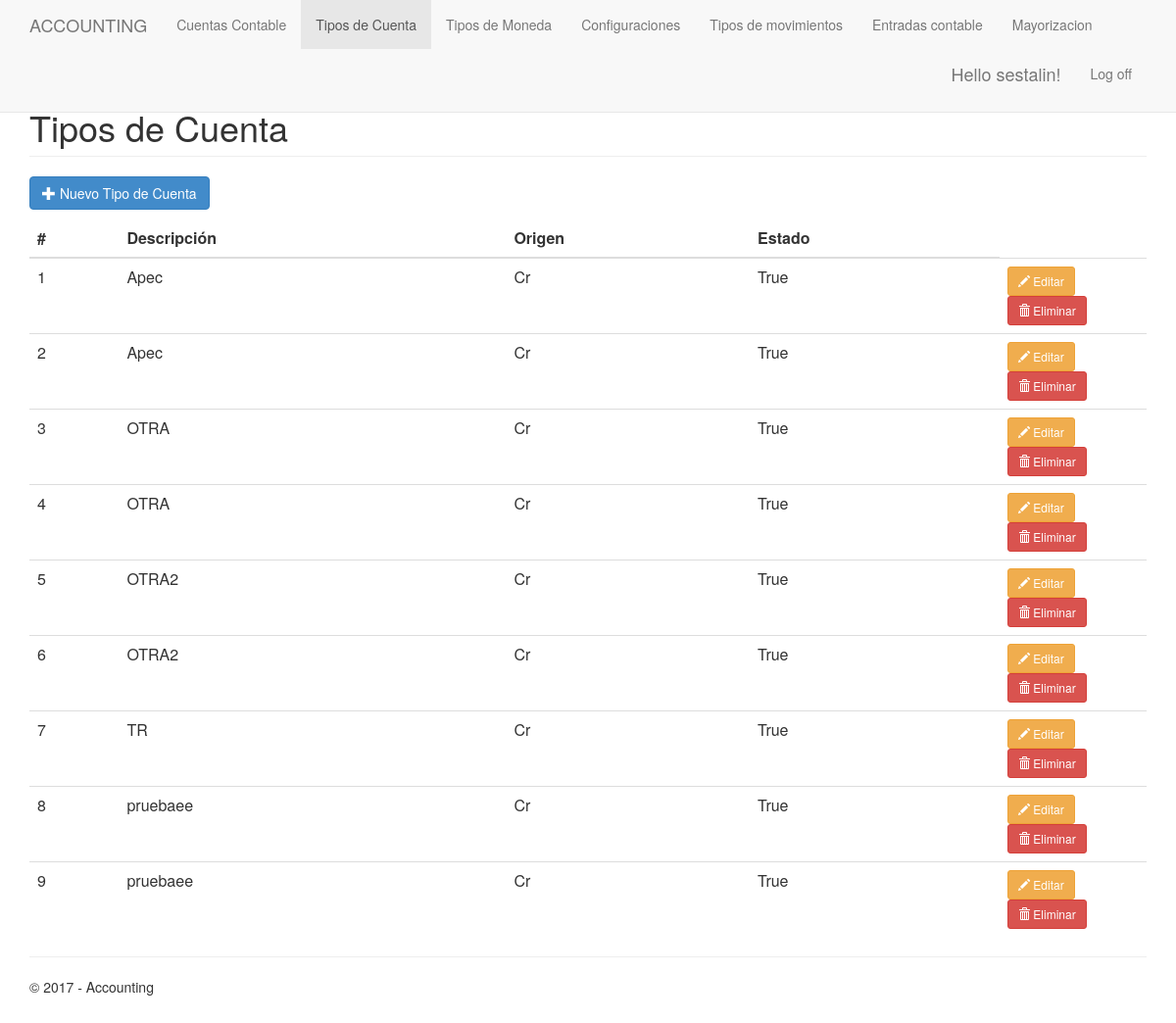
/accountTypes/ (signed in), run on an earlier commit of the app's database.
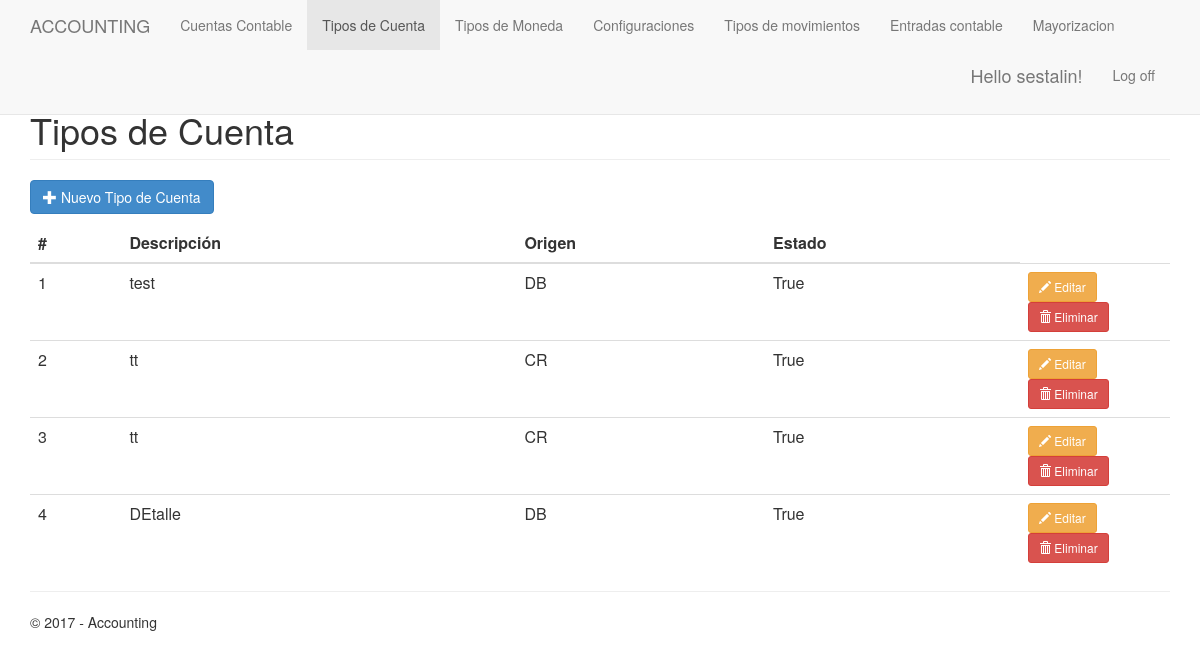
And on a later commit of the database.
### app/models.py (models this page shows, shortened)
class AccountTypes (models.Model):
    id = models.AutoField('ID', primary_key=True)
    description = models.CharField('Descripción',max_length=30)
    origin = models.CharField('Origen',max_length=3,choices=(('DB','Debito'),('CR','Credito'))) # DB to CR
    state = models.BooleanField('Activo?')

### app/views.py (the view)
# urls.py: url(r'^accountTypes/$', app.views.accountTypes, name='accountTypes'),
@login_required
def accountTypes(request):
        accountTypes = AccountTypes.objects.all()
        return render(
        request ,
        'app/AccountTypes.html' ,
        {
            'title':'Tipos de Cuenta',
            'accountTypes': accountTypes,
            'year':datetime.now().year,
         }
   )

### app/templates/app/AccountTypes.html (shortened to what this page needs)
{% extends "app/layout.html" %}
{% block content %}
  <h1 class="page-header">{{ title }}</h1>
<p>
    <button type="button" class="btn btn-primary js-create-accountType" data-url="{% url 'accountTypesCreate' %}">
      <span class="glyphicon glyphicon-plus"></span>
      Nuevo Tipo de Cuenta
    </button>
  </p>
  <table class="table" id="accountType-table">
    <thead>
      <tr>
        <th>#</th>
        <th>Descripci&oacute;n</th>
        <th>Origen</th>
        <th>Estado</th>
      </tr>
    </thead>
    <tbody>
      {% include 'app/accountTypesPartial.html' %}
     </table>
{% endblock %}

### app/templates/app/layout.html (shortened to what this page needs)
﻿<!DOCTYPE html>
<html>
<head>
    {% load staticfiles %}
    <link rel="stylesheet" type="text/css" href="{% static 'app/content/bootstrap.min.css' %}" />
    <link rel="stylesheet" type="text/css" href="{% static 'app/content/site.css' %}" />
</head>
<body>
    {% include 'app/header.html' %}
    <div class="container body-content">
        {% block content %}{% endblock %}
        <hr/>
        <footer>
            <p>&copy; {{ year }} - Accounting</p>
        </footer>
    </div>
</body>
</html>

### app/templates/app/header.html (shortened to what this page needs)
﻿<nav class="navbar navbar-default navbar-fixed-top">
        <div class="container">
            <div class="navbar-header">
                <a href="/" class="navbar-brand">ACCOUNTING</a>
            </div>
            <div class="navbar-collapse collapse">
                {% if user.is_authenticated %}
                <ul class="nav navbar-nav">
                    <li {% if request.path == '/accountingAccounts/' or request.path == '/'  %} class="active"{% endif %}>
                    <a href="{% url 'accountingAccounts' %}">Cuentas Contable</a></li>
                    <li {% if request.path == '/accountTypes/'  %} class="active"{% endif %}>
                    <a href="{% url 'accountTypes' %}">Tipos de Cuenta</a></li>
                    <li {% if request.path == '/currencyTypes/'  %} class="active"{% endif %}>
                    <a href="{% url 'currencyTypes' %}">Tipos de Moneda</a></li>
                    <li {% if request.path == '/settings/'  %} class="active"{% endif %}>
                    <a href="{% url 'settings' %}">Configuraciones</a></li>
                    <li {% if request.path == '/movementTypes/'  %} class="active"{% endif %}>
                    <a href="{% url 'movementTypes' %}">Tipos de movimientos</a></li>
                    <li {% if request.path == '/accountingEntry/'  %} class="active"{% endif %}>
                    <a href="{% url 'accountingEntry' %}">Entradas contable</a></li>
                    <li {% if request.path == '/majorization/'  %} class="active"{% endif %}>
                    <a href="{% url 'majorization' %}">Mayorizacion</a></li>
                </ul>
                {% endif %}
                {% include 'app/loginpartial.html' %}
            </div>
        </div>
    </nav>

### app/templates/app/loginpartial.html (shortened to what this page needs)
{% if user.is_authenticated %}
<form id="logoutForm" action="/logout" method="post" class="navbar-right">
    <ul class="nav navbar-nav navbar-right">
        <li><span class="navbar-brand">Hello {{ user.username }}!</span></li>
        <li><a href="javascript:document.getElementById('logoutForm').submit()">Log off</a></li>
    </ul>
</form>
{% else %}
<ul class="nav navbar-nav navbar-right">
    <li><a href="{% url 'login' %}">Log in</a></li>
</ul>
{% endif %}

### app/templates/app/accountTypesPartial.html
{% for E in accountTypes %}
        <tr>
          <td>{{ E.id }}</td>
          <td>{{ E.description }}</td>
          <td>{{ E.origin }}</td>
          <td>{{ E.state }}</td>
          <td style="width: 150px">
            <button type="button"
              class="btn btn-warning btn-sm js-update-accountType"
              data-url="{% url 'accountTypesUpdate' E.id %}">
             <span class="glyphicon glyphicon-pencil"></span> Editar
            </button>
            <button type="button"
              class="btn btn-danger btn-sm js-delete-accountType"
              data-url="{% url 'accountTypesDelete' E.id %}">
            <span class="glyphicon glyphicon-trash"></span> Eliminar
            </button>
           </td>
        </tr>
      {% empty %}
        <tr>
          <td colspan="8" class="text-center bg-warning">No hay Tipos de Cuenta</td>
        </tr>
      {% endfor %}

What changed in the data, as far as the page shows it:
removed AccountTypes: id "5", description "OTRA2", origin "Cr", state "True"
removed AccountTypes: id "6", description "OTRA2", origin "Cr", state "True"
removed AccountTypes: id "7", description "TR", origin "Cr", state "True"
removed AccountTypes: id "8", description "pruebaee", origin "Cr", state "True"
removed AccountTypes: id "9", description "pruebaee", origin "Cr", state "True"
changed AccountTypes id 1: description "Apec" → "test"; origin "Cr" → "DB"
changed AccountTypes id 2: description "Apec" → "tt"; origin "Cr" → "CR"
changed AccountTypes id 3: description "OTRA" → "tt"; origin "Cr" → "CR"
changed AccountTypes id 4: description "OTRA" → "DEtalle"; origin "Cr" → "DB"
